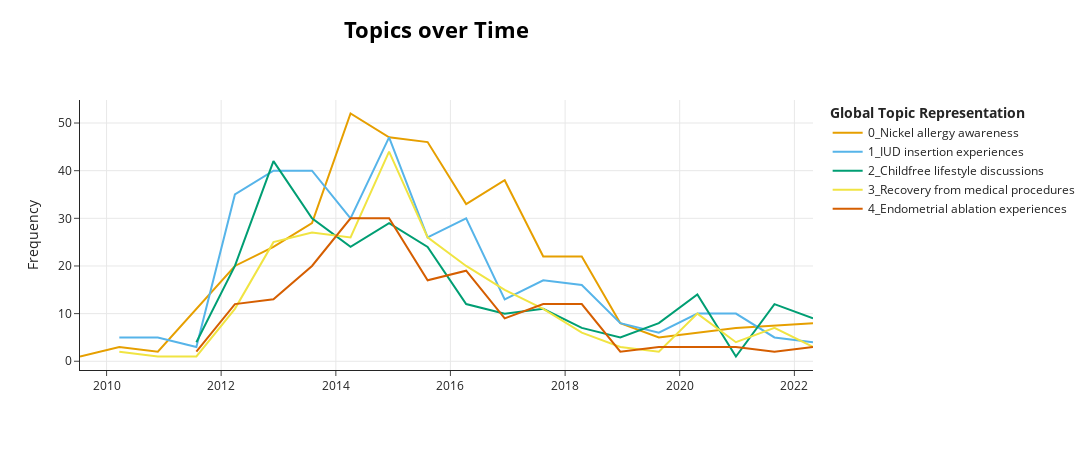

This figure's notebook cell:
### Code cell
topic_model.visualize_topics_over_time(topics_over_time, top_n_topics=5)

### Figure 1 — Plotly figure (JSON) as saved in the notebook; plotly's stock layout.template omitted (floating-point values rounded to 4 significant figures)
{"data": [{"hoverinfo": "text", "hovertext": ["<b>Topic 0</b><br>Words: Medical procedure and allergies", "<b>Topic 0</b><br>Words: Nickel allergy concerns", "<b>Topic 0</b><br>Words: Chemical allergy testing", "<b>Topic 0</b><br>Words: Nickel allergy concerns", "<b>Topic 0</b><br>Words: Nickel allergy issues", "<b>Topic 0</b><br>Words: Nickel Allergy Concerns", "<b>Topic 0</b><br>Words: Nickel allergy issues", "<b>Topic 0</b><br>Words: Nickel allergy concerns", "<b>Topic 0</b><br>Words: Nickel allergy concerns", "<b>Topic 0</b><br>Words: Nickel allergy issues", "<b>Topic 0</b><br>Words: Nickel allergy concerns", "<b>Topic 0</b><br>Words: Nickel allergy concerns", "<b>Topic 0</b><br>Words: Nickel Allergy Concerns", "<b>Topic 0</b><br>Words: Nickel allergy issues", "<b>Topic 0</b><br>Words: Nickel allergy concerns", "<b>Topic 0</b><br>Words: Nickel sensitivity and diet", "<b>Topic 0</b><br>Words: Metal allergies and symptoms"], "marker": {"color": "#E69F00"}, "mode": "lines", "name": "0_Nickel allergy awareness", "type": "scatter", "x": ["2009-07-15T13:52:29.500000000", "2010-03-23T01:47:25.000000000", "2010-11-23T15:49:30.000000000", "2012-03-28T19:53:40.000000000", "2012-11-29T09:55:45.000000000", "2013-08-01T23:57:50.000000000", "2014-04-04T13:59:55.000000000", "2014-12-06T04:02:00.000000000", "2015-08-08T18:04:05.000000000", "2016-04-10T08:06:10.000000000", "2016-12-11T22:08:15.000000000", "2017-08-14T12:10:20.000000000", "2018-04-17T02:12:25.000000000", "2018-12-18T16:14:30.000000000", "2019-08-21T06:16:35.000000000", "2020-12-24T10:20:45.000000000", "2022-04-29T14:24:55.000000000"], "y": [1, 3, 2, 20, 24, 29, 52, 47, 46, 33, 38, 22, 22, 8, 5, 7, 8]}, {"hoverinfo": "text", "hovertext": ["<b>Topic 1</b><br>Words: IUD experiences and pain", "<b>Topic 1</b><br>Words: Birth control options", "<b>Topic 1</b><br>Words: IUD experiences and challenges", "<b>Topic 1</b><br>Words: IUD cramping experiences", "<b>Topic 1</b><br>Words: IUD experiences and effects", "<b>Topic 1</b><br>Words: IUD insertion experiences", "<b>Topic 1</b><br>Words: IUD experiences and issues", "<b>Topic 1</b><br>Words: IUD Insertion Experiences", "<b>Topic 1</b><br>Words: IUD Insertion Experiences", "<b>Topic 1</b><br>Words: IUD experiences and pain", "<b>Topic 1</b><br>Words: IUD experiences and issues", "<b>Topic 1</b><br>Words: IUD experiences and concerns", "<b>Topic 1</b><br>Words: IUD Experiences and Concerns", "<b>Topic 1</b><br>Words: IUD complications and concerns", "<b>Topic 1</b><br>Words: IUD and dental health", "<b>Topic 1</b><br>Words: IUD experiences and complications", "<b>Topic 1</b><br>Words: Birth control experiences", "<b>Topic 1</b><br>Words: IUD insertion experiences", "<b>Topic 1</b><br>Words: IUD insertion experiences"], "marker": {"color": "#56B4E9"}, "mode": "lines", "name": "1_IUD insertion experiences", "type": "scatter", "x": ["2010-03-23T01:47:25.000000000", "2010-11-23T15:49:30.000000000", "2011-07-27T05:51:35.000000000", "2012-03-28T19:53:40.000000000", "2012-11-29T09:55:45.000000000", "2013-08-01T23:57:50.000000000", "2014-04-04T13:59:55.000000000", "2014-12-06T04:02:00.000000000", "2015-08-08T18:04:05.000000000", "2016-04-10T08:06:10.000000000", "2016-12-11T22:08:15.000000000", "2017-08-14T12:10:20.000000000", "2018-04-17T02:12:25.000000000", "2018-12-18T16:14:30.000000000", "2019-08-21T06:16:35.000000000", "2020-04-22T20:18:40.000000000", "2020-12-24T10:20:45.000000000", "2021-08-27T00:22:50.000000000", "2022-04-29T14:24:55.000000000"], "y": [5, 5, 3, 35, 40, 40, 30, 47, 26, 30, 13, 17, 16, 8, 6, 10, 10, 5, 4]}, {"hoverinfo": "text", "hovertext": ["<b>Topic 2</b><br>Words: Parenting and Relationships", "<b>Topic 2</b><br>Words: Childfree lifestyle debates", "<b>Topic 2</b><br>Words: Childfree lifestyle choices", "<b>Topic 2</b><br>Words: Parenting and life choices", "<b>Topic 2</b><br>Words: Desire for Parenthood", "<b>Topic 2</b><br>Words: Childfree lifestyle struggles", "<b>Topic 2</b><br>Words: Childfree lifestyle choices", "<b>Topic 2</b><br>Words: Childfree choices", "<b>Topic 2</b><br>Words: Childfree lifestyle challenges", "<b>Topic 2</b><br>Words: Childfree lifestyle stigma", "<b>Topic 2</b><br>Words: Gender and masculinity", "<b>Topic 2</b><br>Words: Childfree decisions", "<b>Topic 2</b><br>Words: Parenthood and choices", "<b>Topic 2</b><br>Words: Family planning pressure", "<b>Topic 2</b><br>Words: Biological reproduction discourse", "<b>Topic 2</b><br>Words: Family dynamics and conflict", "<b>Topic 2</b><br>Words: Parenthood decisions and challenges"], "marker": {"color": "#009E73"}, "mode": "lines", "name": "2_Childfree lifestyle discussions", "type": "scatter", "x": ["2011-07-27T05:51:35.000000000", "2012-03-28T19:53:40.000000000", "2012-11-29T09:55:45.000000000", "2013-08-01T23:57:50.000000000", "2014-04-04T13:59:55.000000000", "2014-12-06T04:02:00.000000000", "2015-08-08T18:04:05.000000000", "2016-04-10T08:06:10.000000000", "2016-12-11T22:08:15.000000000", "2017-08-14T12:10:20.000000000", "2018-04-17T02:12:25.000000000", "2018-12-18T16:14:30.000000000", "2019-08-21T06:16:35.000000000", "2020-04-22T20:18:40.000000000", "2020-12-24T10:20:45.000000000", "2021-08-27T00:22:50.000000000", "2022-04-29T14:24:55.000000000"], "y": [4, 20, 42, 30, 24, 29, 24, 12, 10, 11, 7, 5, 8, 14, 1, 12, 9]}, {"hoverinfo": "text", "hovertext": ["<b>Topic 3</b><br>Words: Medical procedure experiences", "<b>Topic 3</b><br>Words: Medical concerns experience", "<b>Topic 3</b><br>Words: Keyhole surgery trends", "<b>Topic 3</b><br>Words: Experience of Medical Procedures", "<b>Topic 3</b><br>Words: Recovery after procedure", "<b>Topic 3</b><br>Words: Medical procedure experiences", "<b>Topic 3</b><br>Words: Medical procedure experiences", "<b>Topic 3</b><br>Words: Pain management procedures", "<b>Topic 3</b><br>Words: Experience with procedures", "<b>Topic 3</b><br>Words: Surgical experiences and recovery", "<b>Topic 3</b><br>Words: Anesthesia experiences", "<b>Topic 3</b><br>Words: Post-Procedure Experiences", "<b>Topic 3</b><br>Words: Patient experiences with surgery", "<b>Topic 3</b><br>Words: Recovery from procedures", "<b>Topic 3</b><br>Words: Patient experience feedback", "<b>Topic 3</b><br>Words: Birth Control Experiences", "<b>Topic 3</b><br>Words: Chronic pain experiences", "<b>Topic 3</b><br>Words: Chronic pain management", "<b>Topic 3</b><br>Words: Anxiety about surgery"], "marker": {"color": "#F0E442"}, "mode": "lines", "name": "3_Recovery from medical procedures", "type": "scatter", "x": ["2010-03-23T01:47:25.000000000", "2010-11-23T15:49:30.000000000", "2011-07-27T05:51:35.000000000", "2012-03-28T19:53:40.000000000", "2012-11-29T09:55:45.000000000", "2013-08-01T23:57:50.000000000", "2014-04-04T13:59:55.000000000", "2014-12-06T04:02:00.000000000", "2015-08-08T18:04:05.000000000", "2016-04-10T08:06:10.000000000", "2016-12-11T22:08:15.000000000", "2017-08-14T12:10:20.000000000", "2018-04-17T02:12:25.000000000", "2018-12-18T16:14:30.000000000", "2019-08-21T06:16:35.000000000", "2020-04-22T20:18:40.000000000", "2020-12-24T10:20:45.000000000", "2021-08-27T00:22:50.000000000", "2022-04-29T14:24:55.000000000"], "y": [2, 1, 1, 11, 25, 27, 26, 44, 26, 20, 15, 11, 6, 3, 2, 10, 4, 7, 3]}, {"hoverinfo": "text", "hovertext": ["<b>Topic 4</b><br>Words: Period pain solutions", "<b>Topic 4</b><br>Words: Endometrial Ablation Procedure", "<b>Topic 4</b><br>Words: Endometrial Ablation Experiences", "<b>Topic 4</b><br>Words: Endometrial ablation experiences", "<b>Topic 4</b><br>Words: Endometrial ablation procedure", "<b>Topic 4</b><br>Words: Endometrial ablation concerns", "<b>Topic 4</b><br>Words: Uterine Ablation Concerns", "<b>Topic 4</b><br>Words: Endometrial Ablation Experiences", "<b>Topic 4</b><br>Words: Endometrial Ablation Procedures", "<b>Topic 4</b><br>Words: Period Management Options", "<b>Topic 4</b><br>Words: Endometrial ablation procedures", "<b>Topic 4</b><br>Words: Endometrial ablation issues", "<b>Topic 4</b><br>Words: Fertility and ablation", "<b>Topic 4</b><br>Words: Reproductive health procedures", "<b>Topic 4</b><br>Words: Endometrial ablation experiences", "<b>Topic 4</b><br>Words: Reproductive health options", "<b>Topic 4</b><br>Words: Ablation and health"], "marker": {"color": "#D55E00"}, "mode": "lines", "name": "4_Endometrial ablation experiences", "type": "scatter", "x": ["2011-07-27T05:51:35.000000000", "2012-03-28T19:53:40.000000000", "2012-11-29T09:55:45.000000000", "2013-08-01T23:57:50.000000000", "2014-04-04T13:59:55.000000000", "2014-12-06T04:02:00.000000000", "2015-08-08T18:04:05.000000000", "2016-04-10T08:06:10.000000000", "2016-12-11T22:08:15.000000000", "2017-08-14T12:10:20.000000000", "2018-04-17T02:12:25.000000000", "2018-12-18T16:14:30.000000000", "2019-08-21T06:16:35.000000000", "2020-04-22T20:18:40.000000000", "2020-12-24T10:20:45.000000000", "2021-08-27T00:22:50.000000000", "2022-04-29T14:24:55.000000000"], "y": [2, 12, 13, 20, 30, 30, 17, 19, 9, 12, 12, 2, 3, 3, 3, 2, 3]}], "layout": {"height": 450, "hoverlabel": {"bgcolor": "white", "font": {"family": "Rockwell", "size": 16}}, "legend": {"title": {"text": "<b>Global Topic Representation"}}, "title": {"font": {"color": "Black", "size": 22}, "text": "<b>Topics over Time</b>", "x": 0.4, "xanchor": "center", "y": 0.95, "yanchor": "top"}, "width": 1250, "xaxis": {"showgrid": true}, "yaxis": {"showgrid": true, "title": {"text": "Frequency"}}}}
